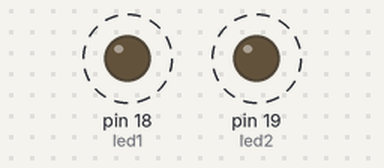
The program below on a simulated MicroPython board. Parts: output pins drawn as LEDs (lit = HIGH). Dashed ring = blinking. At 10.0 s the program stops and its outputs stay as they are.

Above: at 0.05 s.
Timing chart, 0 to 4.6 s (numbered marks = the images above):
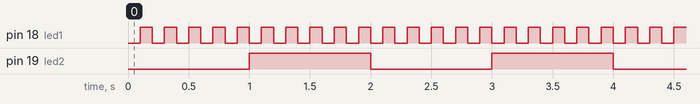

Measured:
- by itself, pin 18 (led1): alternates HIGH for 0.10 s and LOW for 0.10 s, 99 changes in all, then stays HIGH
- by itself, pin 19 (led2): alternates HIGH for 1.0 s and LOW for 1.0 s

The program:

led_schedule.py
```python
from machine import Pin, Timer
from time import sleep
import micropython

led1 = Pin(18, Pin.OUT)
led2 = Pin(19, Pin.OUT)

led1_timer = Timer(0)
led2_timer = Timer(1)

def blink_led1(timer):
  led1.value(not led1.value())

def blink_led2(timer):
  led2.value(not led2.value())

led1_timer.init(
  period = 100,
  mode = Timer.PERIODIC,
  callback = lambda timer: micropython.schedule(blink_led1, timer))

led2_timer.init(
  period = 1000,
  mode = Timer.PERIODIC,
  callback = lambda timer: micropython.schedule(blink_led2, timer))

sleep(10)

led1_timer.deinit()
led2_timer.deinit()
```
